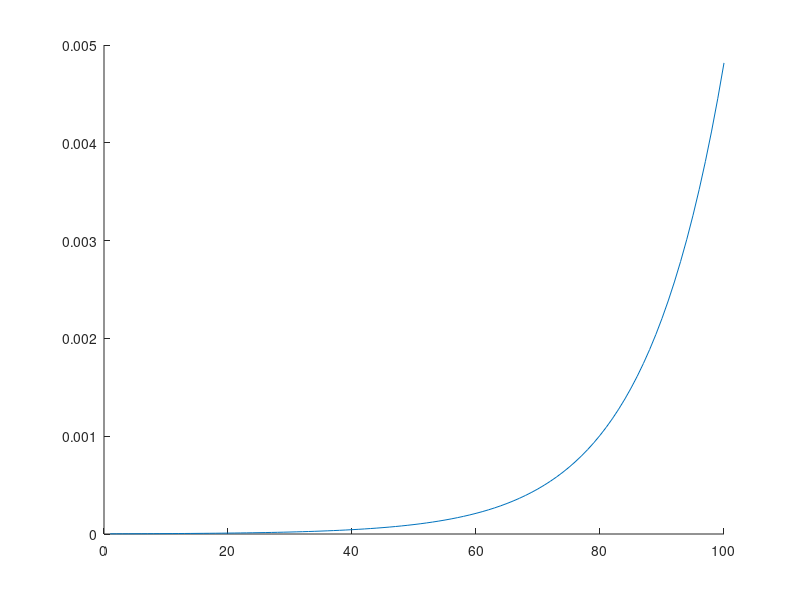

Recreate this plot in MATLAB. (Note: this script raises an error after producing the figure.)
%% Joshua Oates final
close all
clear all
clc

%% Part 3
mu = 398600;
Re = 6378;
kb = 1.38e-23;
m_e = 9.11e-31; %kg
q = 1.602e-19; %C

radius = .5; 
z = 300;

Te = 1500;
eta = 5e11;

A = pi*radius^2;

v_sc = sqrt(mu/(Re + z))*1e3; %m/s

I_e = @(V) .25*q*eta*sqrt((8*kb*Te) / (pi*m_e)) * exp(q*V/(kb*Te));
I_i = q*eta*v_sc*A;

Vf = fzero(@(V) I_e(V)-I_i, 0)
I_e = I_e(linspace(-1,0));

figure
hold on 
plot(I_e)
yline(I_i)

xlabel("S/C Voltage")
ylabel("I [A]")
legend('electron', 'ion')

mu_0 = 4*pi*1e-7;

f_p = 8.98*sqrt(eta)
l_db = sqrt(mu_0*kb*Te / (eta*q^2))
lam = (4*pi*eta*l_db^3)/3

set(gca,"XScale","log")
set(gca,"YScale","log")

%% Part 4
eta = 95e6;
M = 1.67e-27;
k = 2;
B = 30500e-9; % Tesla
mu = pi*4e-7;
radius = 4.3;
v = sqrt( (k^2*B^2) / (radius^6*eta*mu*M) ); % m/s
v = v*1e-3; % km/s

disp("The velocity of the solar wind is " + v + " km/s")

%% Part 5
clear
d = readmatrix("data.csv");
z = d(:,1);
dz = mean(diff(z));
dz = dz*1000;
ne = d(:,2);
TEC = cumsum(ne.*dz);

fsig = linspace(1e6,10e9);

k2 = 40.31;
xr = (k2./(fsig.^2)).*TEC;
[X,Y] = meshgrid(fsig,z);
figure
hold on
surf(X,Y,xr)
xlabel("Frequency")
ylabel("z")
zlabel("Extra Range")

set(gca,"XScale","log")
% set(gca,"YScale","log")
set(gca,"ZScale","log")

figure
hold on
alts = [200 400 600 1000 2000];
for i = alts
    xr = (k2./(fsig.^2)).*TEC(z==i);
    plot(fsig,xr)
end

set(gca,"XScale","log")
set(gca,"YScale","log")
legend(string(alts)+" km")
xlabel("Frequency")
ylabel("Extra Range")



%% Part 6
d = 1.25; % m
T0 = 55; % K temp O2
sig = 5.6704e-8; % steffan boltzmann
SolarConst = 1.361e3;% W/m^2
TDS = 2.75;% K temp deep space

As = 4*pi*(d/2)^2; % area of sphere
Ac = pi*(d/2)^2; % cross sectional area of sphere

% epsilon = alpha

% e_m = .76; %mylar
% e_k = .72; %kapton
% ek = e_m; % interior layer
% ei = e_k; % inner layer
% eo = e_m; % outer layer
% %   layers:
% %          k | m t m t m h m t m t | m
% %          i | n   n   n   n   n   | o
%
% n = 5;
% e_eff = (ei^-1+eo^-1-1+2*n*ek^-1-n)^-1 % effective

eps_o = .1;  % outer
eps_m = .07; % interior (middle)
eps_i = .2;  % inner

n = 20;
eps_eff = (eps_i^-1 + eps_o^-1 -1 + 2* n* eps_m^-1 -n)^-1; % effective

Qin = SolarConst*Ac*eps_eff;
Qout = sig*As*eps_eff*(T0^4 - TDS^4);
Qnet = Qin-Qout;
disp(n+" interior layers will give a net heat transfer of "+Qnet+" watts being transfered to the LOX")

syms Tos % Toutside
eqn = Qnet == eps_o*sig*As*(Tos^4 - TDS^4);
Tos = solve(eqn,Tos);
Tos = double(max(real(Tos)));
disp("The average outter layer temperature must be "+Tos+" K to have enough exitance leaving the S/C to maintain 3W total gained heat. This calc is based on the emittance of the outer most layer of the MLI exclusively")

